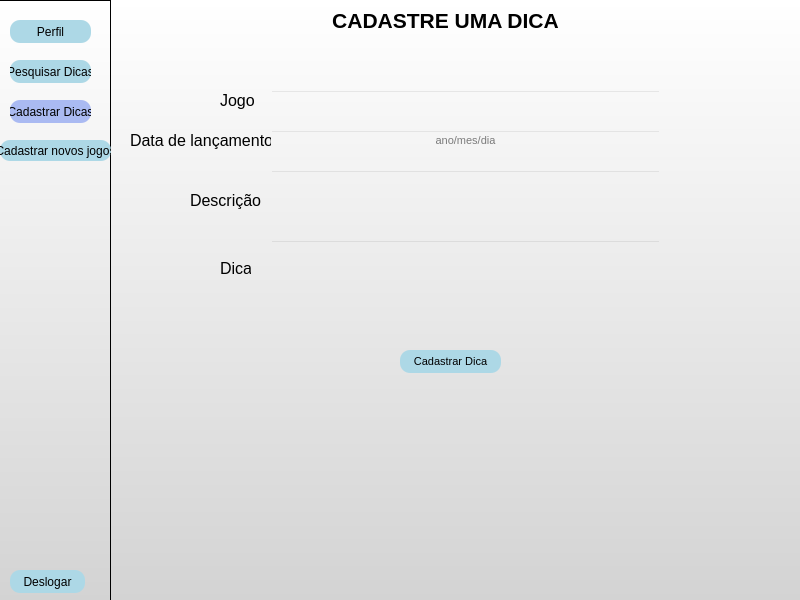
<?xml version="1.0" encoding="UTF-8"?>
<ui version="4.0">
 <class>MainWindow</class>
 <widget class="QMainWindow" name="MainWindow">
  <property name="geometry">
   <rect>
    <x>0</x>
    <y>0</y>
    <width>800</width>
    <height>600</height>
   </rect>
  </property>
  <property name="windowTitle">
   <string>MainWindow</string>
  </property>
  <property name="styleSheet">
   <string notr="true">background: qlineargradient(x1: 0, y1: 0, x2: 0, y2: 1, stop: 0 white, stop: 1 #D3D3D3);
</string>
  </property>
  <widget class="QWidget" name="centralwidget">
   <widget class="QFrame" name="frame">
    <property name="geometry">
     <rect>
      <x>-10</x>
      <y>0</y>
      <width>121</width>
      <height>601</height>
     </rect>
    </property>
    <property name="styleSheet">
     <string notr="true">background: qlineargradient(x1: 0, y1: 0, x2: 0, y2: 1, stop: 0 white, stop: 1 #D3D3D3);
</string>
    </property>
    <property name="frameShape">
     <enum>QFrame::StyledPanel</enum>
    </property>
    <property name="frameShadow">
     <enum>QFrame::Raised</enum>
    </property>
    <widget class="QPushButton" name="pushButton_4">
     <property name="geometry">
      <rect>
       <x>20</x>
       <y>20</y>
       <width>81</width>
       <height>23</height>
      </rect>
     </property>
     <property name="styleSheet">
      <string notr="true">QPushButton {
    background-color:  #add8e6;
    border-radius: 10px;
}

QPushButton:hover {
    background-color:#AABAF2 ;
}
</string>
     </property>
     <property name="text">
      <string>Perfil</string>
     </property>
    </widget>
    <widget class="QPushButton" name="pushButton_5">
     <property name="geometry">
      <rect>
       <x>20</x>
       <y>60</y>
       <width>81</width>
       <height>23</height>
      </rect>
     </property>
     <property name="styleSheet">
      <string notr="true">QPushButton {
    background-color:  #add8e6 ;
    border-radius: 10px;
}

QPushButton:hover {
    background-color:#AABAF2 ;
}
</string>
     </property>
     <property name="text">
      <string>Pesquisar Dicas</string>
     </property>
    </widget>
    <widget class="QPushButton" name="pushButton_3">
     <property name="geometry">
      <rect>
       <x>20</x>
       <y>570</y>
       <width>75</width>
       <height>23</height>
      </rect>
     </property>
     <property name="styleSheet">
      <string notr="true">QPushButton {
    background-color:  #add8e6;
    border-radius: 10px;
}

QPushButton:hover {
    background-color:#AABAF2 ;
}
</string>
     </property>
     <property name="text">
      <string>Deslogar</string>
     </property>
    </widget>
    <widget class="QPushButton" name="pushButton_6">
     <property name="geometry">
      <rect>
       <x>20</x>
       <y>100</y>
       <width>81</width>
       <height>23</height>
      </rect>
     </property>
     <property name="styleSheet">
      <string notr="true">QPushButton {
    background-color:  #AABAF2;
    border-radius: 10px;
}

QPushButton:hover {
    background-color:#AABAF2 ;
}
</string>
     </property>
     <property name="text">
      <string>Cadastrar Dicas</string>
     </property>
    </widget>
    <widget class="QPushButton" name="pushButton_2">
     <property name="geometry">
      <rect>
       <x>10</x>
       <y>140</y>
       <width>111</width>
       <height>21</height>
      </rect>
     </property>
     <property name="styleSheet">
      <string notr="true">QPushButton {
    background-color:  #add8e6;
    border-radius: 10px;
}

QPushButton:hover {
    background-color:#AABAF2 ;
}
</string>
     </property>
     <property name="text">
      <string>Cadastrar novos jogos</string>
     </property>
    </widget>
   </widget>
   <widget class="QLabel" name="label_5">
    <property name="geometry">
     <rect>
      <x>130</x>
      <y>130</y>
      <width>141</width>
      <height>20</height>
     </rect>
    </property>
    <property name="font">
     <font>
      <pointsize>12</pointsize>
      <weight>50</weight>
      <bold>false</bold>
     </font>
    </property>
    <property name="styleSheet">
     <string notr="true">color: black;
background-color: transparent;
border: none;
</string>
    </property>
    <property name="text">
     <string>Data de lançamento</string>
    </property>
   </widget>
   <widget class="QLineEdit" name="lineEdit_3">
    <property name="geometry">
     <rect>
      <x>270</x>
      <y>170</y>
      <width>391</width>
      <height>61</height>
     </rect>
    </property>
    <property name="font">
     <font>
      <pointsize>8</pointsize>
      <weight>50</weight>
      <bold>false</bold>
     </font>
    </property>
    <property name="styleSheet">
     <string notr="true">color: black;
background-color: transparent;

</string>
    </property>
    <property name="maxLength">
     <number>2000000000</number>
    </property>
    <property name="readOnly">
     <bool>false</bool>
    </property>
   </widget>
   <widget class="QLabel" name="label_3">
    <property name="geometry">
     <rect>
      <x>190</x>
      <y>190</y>
      <width>71</width>
      <height>21</height>
     </rect>
    </property>
    <property name="font">
     <font>
      <pointsize>12</pointsize>
      <weight>50</weight>
      <bold>false</bold>
     </font>
    </property>
    <property name="styleSheet">
     <string notr="true">color: black;
background-color: transparent;
border: none;
</string>
    </property>
    <property name="text">
     <string>Descrição</string>
    </property>
   </widget>
   <widget class="QLabel" name="label_2">
    <property name="geometry">
     <rect>
      <x>220</x>
      <y>90</y>
      <width>51</width>
      <height>21</height>
     </rect>
    </property>
    <property name="font">
     <font>
      <pointsize>12</pointsize>
      <weight>50</weight>
      <bold>false</bold>
     </font>
    </property>
    <property name="styleSheet">
     <string notr="true">color: black;
background-color: transparent;
border: none;
</string>
    </property>
    <property name="text">
     <string>Jogo</string>
    </property>
   </widget>
   <widget class="QPushButton" name="pushButton">
    <property name="geometry">
     <rect>
      <x>400</x>
      <y>350</y>
      <width>101</width>
      <height>23</height>
     </rect>
    </property>
    <property name="font">
     <font>
      <pointsize>8</pointsize>
      <weight>50</weight>
      <bold>false</bold>
     </font>
    </property>
    <property name="styleSheet">
     <string notr="true">QPushButton {
    background-color:  #add8e6;
    border-radius: 10px;
}

QPushButton:hover {
    background-color:#AABAF2 ;
}
</string>
    </property>
    <property name="text">
     <string>Cadastrar Dica</string>
    </property>
   </widget>
   <widget class="QLineEdit" name="lineEdit_4">
    <property name="geometry">
     <rect>
      <x>270</x>
      <y>240</y>
      <width>391</width>
      <height>81</height>
     </rect>
    </property>
    <property name="font">
     <font>
      <pointsize>8</pointsize>
      <weight>50</weight>
      <bold>false</bold>
     </font>
    </property>
    <property name="styleSheet">
     <string notr="true">color: black;
background-color: transparent;

</string>
    </property>
   </widget>
   <widget class="QLabel" name="label_4">
    <property name="geometry">
     <rect>
      <x>220</x>
      <y>260</y>
      <width>31</width>
      <height>16</height>
     </rect>
    </property>
    <property name="font">
     <font>
      <pointsize>12</pointsize>
      <weight>50</weight>
      <bold>false</bold>
     </font>
    </property>
    <property name="styleSheet">
     <string notr="true">color: black;
background-color: transparent;
border: none;
</string>
    </property>
    <property name="text">
     <string>Dica</string>
    </property>
   </widget>
   <widget class="QLineEdit" name="lineEdit_2">
    <property name="geometry">
     <rect>
      <x>270</x>
      <y>130</y>
      <width>391</width>
      <height>20</height>
     </rect>
    </property>
    <property name="font">
     <font>
      <pointsize>8</pointsize>
      <weight>50</weight>
      <bold>false</bold>
     </font>
    </property>
    <property name="styleSheet">
     <string notr="true">color: black;
background-color: transparent;

</string>
    </property>
    <property name="text">
     <string/>
    </property>
    <property name="alignment">
     <set>Qt::AlignCenter</set>
    </property>
    <property name="readOnly">
     <bool>false</bool>
    </property>
    <property name="placeholderText">
     <string>ano/mes/dia</string>
    </property>
   </widget>
   <widget class="QLabel" name="label">
    <property name="geometry">
     <rect>
      <x>270</x>
      <y>10</y>
      <width>351</width>
      <height>20</height>
     </rect>
    </property>
    <property name="font">
     <font>
      <pointsize>16</pointsize>
      <weight>75</weight>
      <bold>true</bold>
     </font>
    </property>
    <property name="styleSheet">
     <string notr="true">color: black;
background-color: transparent;
border: none;
</string>
    </property>
    <property name="text">
     <string>CADASTRE UMA DICA</string>
    </property>
    <property name="alignment">
     <set>Qt::AlignCenter</set>
    </property>
   </widget>
   <widget class="QLineEdit" name="lineEdit_5">
    <property name="geometry">
     <rect>
      <x>270</x>
      <y>90</y>
      <width>391</width>
      <height>21</height>
     </rect>
    </property>
    <property name="font">
     <font>
      <pointsize>8</pointsize>
      <weight>50</weight>
      <bold>false</bold>
     </font>
    </property>
    <property name="styleSheet">
     <string notr="true">color: black;
background-color: transparent;

</string>
    </property>
    <property name="maxLength">
     <number>2000000000</number>
    </property>
    <property name="readOnly">
     <bool>false</bool>
    </property>
   </widget>
  </widget>
 </widget>
 <resources/>
 <connections/>
</ui>
